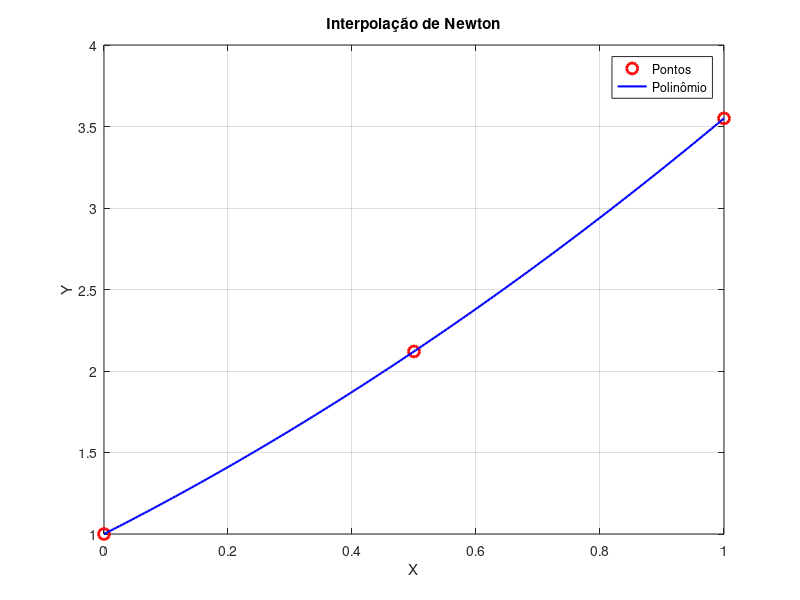

Here is the MATLAB script that generated this plot:
function coefs = interp_newton(X, Y)
    if nargin < 2
        X = [0 0.5 1];
        Y = [1 2.12 3.55];
        fprintf('Executando Interpolação de Newton com pontos padrões:\n');
    end

    n = length(X);
    D = zeros(n, n);
    D(:,1) = Y(:);

    fprintf('\n--- INTERPOLAÇÃO DE NEWTON (Diferenças Divididas) ---\n\n');

    % Construção da tabela
    for j = 2:n
        for i = 1:n-j+1
            D(i,j) = (D(i+1,j-1) - D(i,j-1)) / (X(i+j-1) - X(i));
        end
    end

    fprintf('Tabela de Diferenças Divididas:\n');
    disp(D);

    coefs = D(1, :);

    fprintf('Coeficientes do polinômio (forma de Newton):\n');
    disp(coefs);

    % Cálculo do erro DR
    Dr = 0;
    for i = 1:n
        val = coefs(1);
        p = 1;
        for j = 2:n
            p = p * (X(i) - X(j-1));
            val = val + coefs(j) * p;
        end
        res = abs(Y(i) - val);
        if res > Dr
            Dr = res;
        end
    end

    fprintf('\n>> DR (Erro Máximo Residual nos nós) = %.6e <<\n\n', Dr);

    % Geração da curva
    x_g = linspace(min(X), max(X), 200);
    y_g = zeros(size(x_g));

    for k = 1:length(x_g)
        val = coefs(1);
        p = 1;
        for j = 2:n
            p = p * (x_g(k) - X(j-1));
            val = val + coefs(j) * p;
        end
        y_g(k) = val;
    end

    % Plot
    figure;
    plot(X, Y, 'ro', 'MarkerSize', 8, 'LineWidth', 2); hold on;
    plot(x_g, y_g, 'b-', 'LineWidth', 1.5);
    title('Interpolação de Newton');
    xlabel('X'); ylabel('Y'); grid on;
    legend('Pontos', 'Polinômio');
end
